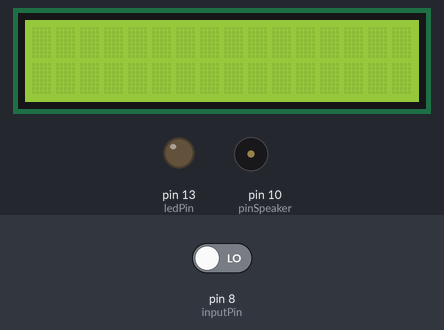
The sketch below on a simulated Arduino Uno, built with avr-gcc and run on an emulated ATmega328P. Shown: 16×2 character LCD, output pins drawn as LEDs (lit = HIGH), buzzer (waves = sounding). The test bench sets the inputs (shaded band); at power-on: pin 8 (inputPin) LOW.

Above: at 1.2 s.
1.3 s: pin 8 (inputPin) driven HIGH
At 2.2 s:
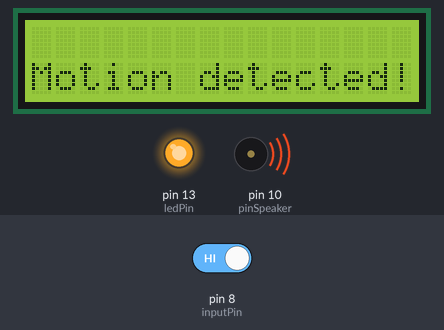
3.5 s: pin 8 (inputPin) driven LOW
At 3.96 s:
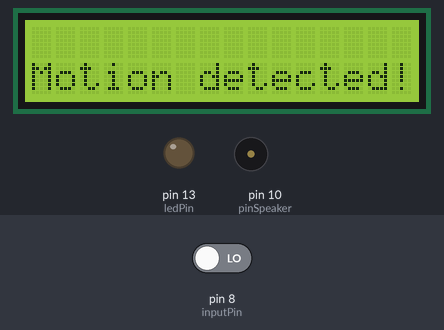
At 5.2 s:
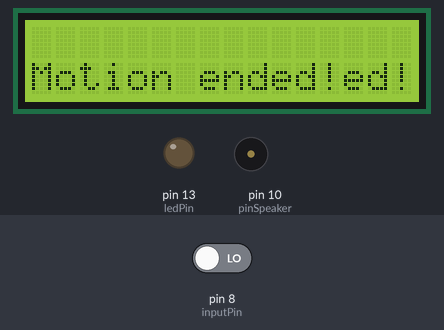
Timing chart, 0 to 6.7 s (numbered marks = the images above; inputs shaded):
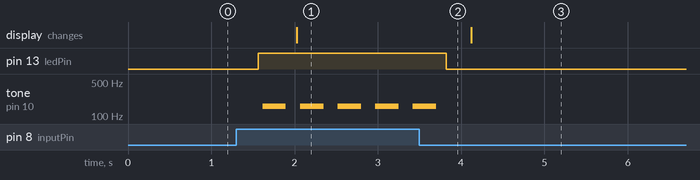

Measured:
- after the input at 1.3 s, pin 13 (ledPin): LOW → HIGH after 0.26 s; tone on pin 10 (pinSpeaker): alternates 160 Hz for 0.28 s and silent for 0.17 s, starting after 0.32 s; the display: changes after 0.73 s (image 1)
- after the input at 3.5 s, pin 13 (ledPin): HIGH → LOW after 0.32 s; tone on pin 10 (pinSpeaker): goes on until 3.7 s, then stays silent

The sketch:

alarm_project.ino
```cpp
#include <LiquidCrystal.h>

// Uses a PIR sensor to detect movement, buzzes a buzzer
// more info here: http://blog.makezine.com/projects/pir-sensor-arduino-alarm/
// email me, John Park, at jp@jpixl.net
// based upon:
// PIR sensor tester by Limor Fried of Adafruit
// tone code by michael@thegrebs.com

// include the library code:

LiquidCrystal lcd(12, 11, 5, 4, 3, 2);

int ledPin = 13;                // choose the pin for the LED
int inputPin = 8;               // choose the input pin (for PIR sensor)
int pirState = LOW;             // we start, assuming no motion detected
int val = 0;                    // variable for reading the pin status
int pinSpeaker = 10;           //Set up a speaker on a PWM pin (digital 9, 10, or 11)

void setup() {
  pinMode(ledPin, OUTPUT);      // declare LED as output
  pinMode(inputPin, INPUT);     // declare sensor as input
  pinMode(pinSpeaker, OUTPUT);
  lcd.begin(16, 2);
   //lcd.print("hello, world!");
 // Serial.begin(9600);
}

void loop(){


   lcd.setCursor(0, 1);
  val = digitalRead(inputPin);  // read input value
  if (val == HIGH) {            // check if the input is HIGH
    digitalWrite(ledPin, HIGH);  // turn LED ON
    playTone(300, 160);
    delay(150);


    if (pirState == LOW) {
      // we have just turned on
      //Serial.println("Motion detected!");
      lcd.print("Motion detected!");

      // We only want to print on the output change, not state
      pirState = HIGH;
    }
  } else {
      digitalWrite(ledPin, LOW); // turn LED OFF
      playTone(0, 0);
      delay(300);
      if (pirState == HIGH){
      // we have just turned of
     // Serial.println("Motion ended!");
      lcd.print("Motion ended!");
      delay(5000);
      lcd.clear();
      // We only want to print on the output change, not state
      pirState = LOW;
    }
  }
}
// duration in mSecs, frequency in hertz
void playTone(long duration, int freq) {
    duration *= 1000;
    int period = (1.0 / freq) * 1000000;
    long elapsed_time = 0;
    while (elapsed_time < duration) {
        digitalWrite(pinSpeaker,HIGH);
        delayMicroseconds(period / 2);
        digitalWrite(pinSpeaker, LOW);
        delayMicroseconds(period / 2);
        elapsed_time += (period);
    }
}
```
